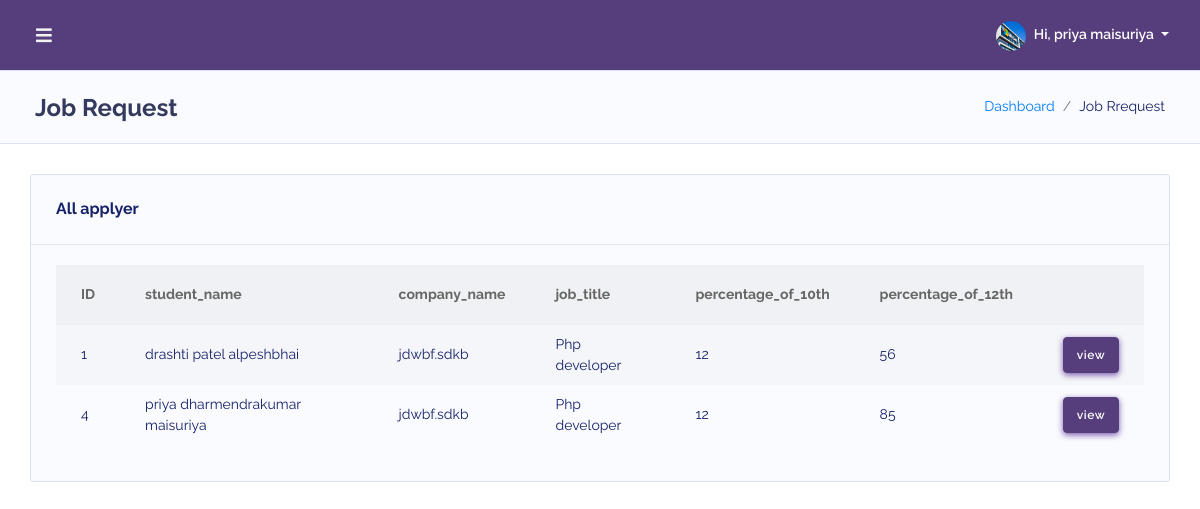
/job_request/index.php (signed in), run on the app's committed database.
### tables this page shows
CREATE TABLE `job_request` (
  `id` int(11) NOT NULL,
  `student_id` int(11) NOT NULL,
  `company_id` int(11) NOT NULL,
  `job_post_id` int(11) NOT NULL,
  `apply_date_time` datetime NOT NULL,
  `percentage_of_10th` decimal(10,0) NOT NULL,
  `number_of_trial_10th` int(11) NOT NULL,
  `percentage_of_12th` decimal(10,0) NOT NULL,
  `number_of_trial_12th` int(11) NOT NULL,
  `is_hire` tinyint(4) DEFAULT NULL,
  `reason` text DEFAULT NULL
);

CREATE TABLE `students` (
  `id` int(11) NOT NULL,
  `first_name` varchar(250) NOT NULL,
  `last_name` varchar(250) NOT NULL,
  `middle_name` varchar(250) NOT NULL,
  `gender` varchar(250) NOT NULL,
  `dob` date NOT NULL,
  `enrollement_number` varchar(250) NOT NULL,
  `backlog` tinyint(1) NOT NULL,
  `email` varchar(250) NOT NULL,
  `phone` varchar(250) NOT NULL,
  `alternate_phone` varchar(250) NOT NULL,
  `user_name` varchar(250) NOT NULL,
  `password` varchar(250) NOT NULL,
  `sgpa` float NOT NULL,
  `profile_imafe_url` varchar(250) NOT NULL,
  `address1` varchar(250) NOT NULL,
  `address2` varchar(250) NOT NULL,
  `state` varchar(250) NOT NULL,
  `city` varchar(250) NOT NULL,
  `zipcode` varchar(250) NOT NULL
);

CREATE TABLE `company` (
  `id` int(11) NOT NULL,
  `company_name` varchar(250) NOT NULL,
  `company_description` text NOT NULL,
  `email` varchar(250) NOT NULL,
  `phone` varchar(250) NOT NULL,
  `alternate_phone` varchar(250) NOT NULL,
  `user_name` varchar(250) NOT NULL,
  `password` varchar(250) NOT NULL,
  `address1` varchar(250) NOT NULL,
  `address2` varchar(250) NOT NULL,
  `state` varchar(250) NOT NULL,
  `city` varchar(250) NOT NULL,
  `zipcode` varchar(250) NOT NULL,
  `coordinator_phone` varchar(250) NOT NULL,
  `coordinator_name` varchar(250) NOT NULL,
  `coordinator_email` varchar(250) NOT NULL
);

CREATE TABLE `job_post` (
  `id` int(11) NOT NULL,
  `company_id` int(11) NOT NULL,
  `job_title` varchar(250) NOT NULL,
  `job_description` text NOT NULL,
  `minimum_percentage` decimal(10,0) NOT NULL,
  `backlog` tinyint(1) NOT NULL,
  `subject_name` varchar(250) NOT NULL,
  `branch_city` varchar(250) NOT NULL,
  `is_local_candidate_only` tinyint(1) NOT NULL,
  `job_post_date` datetime NOT NULL,
  `last_date_for_apply` datetime NOT NULL,
  `percentage_of_10th` decimal(10,0) NOT NULL,
  `percentage_of_12th` decimal(10,0) NOT NULL
);

### job_request/index.php (the view, shortened to what this page needs)
<!DOCTYPE html>
<html lang="en">
<head>
 <link rel="stylesheet" href="https://cdnjs.cloudflare.com/ajax/libs/font-awesome/5.15.4/css/all.min.css">
<link rel="stylesheet" href="../assets/modules/bootstrap/css/bootstrap.min.css">
<link rel="stylesheet" href="../assets/modules/fontawesome/css/all.min.css">
<link rel="stylesheet" href="../assets/modules/datatables/datatables.min.css">
<link rel="stylesheet" href="../assets/modules/datatables/DataTables-1.10.16/css/dataTables.bootstrap4.min.css">
<link rel="stylesheet" href="../assets/modules/datatables/Select-1.2.4/css/select.bootstrap4.min.css">
<link rel="stylesheet" href="../assets/css/style.min.css">
<link rel="stylesheet" href="../assets/css/components.min.css">
</head>
<body class="layout-4">
<div id="app">
    <div class="main-wrapper main-wrapper-1">
        <div class="navbar-bg"></div>
<?php
   require_once '../db_config.php';
               $whereQuery = "";
                $selectQuery = "SELECT `job_request`.*, `students`.`first_name`,`students`.`middle_name`,`students`.`last_name`,`company`.`company_name`,`job_post`.`job_title` FROM `job_request` INNER JOIN `students` on `students`.`id` = `job_request`.`student_id` INNER JOIN `company` on `company`.`id` = `job_request`.`company_id` INNER JOIN `job_post` on `job_post`.`id` = `job_request`.`job_post_id` ".$whereQuery;
                $result =  mysqli_query($connection, $selectQuery);
?>
    <?php include '../header.php' ?>
         <div class="main-content">
            <section class="section">
                <div class="section-header">
                    <h1>Job Request</h1>
                    <div class="section-header-breadcrumb">
                        <div class="breadcrumb-item active"><a href="#">Dashboard</a></div>
                        <div class="breadcrumb-item">Job Rrequest</div>
                    </div>
                </div>
                <div class="section-body">
                    <div class="row">
                        <div class="col-12">
                            <div class="card">
                                <div class="card-header">
                                <h4>All applyer</h4>
                                </div>
                                <div class="card-body">
                                    <div class="table-responsive">
                                        <table class="table table-striped v_center" id="jobRequestTable">
                                            <thead>
                                                <tr>
                                                    <th>ID</th>
                                                    <th>student_name</th>
                                                    <th>company_name</th>
                                                    <th>job_title</th>
                                                    <th>percentage_of_10th</th>
                                                    <th>percentage_of_12th</th>
                                                    <th></th>
                                            </tr>
                                            </thead>
                                            <tbody>
                                            <?php
                                                 while ($row = mysqli_fetch_assoc($result)) {
                                                        ?>
                                                        <tr>
                                                            <td>
                                                                <?php echo $row["id"]; ?>
                                                            </td>
                                                            <td>
                                                                <?php echo $row["first_name"]; ?>
                                                                <?php echo $row["middle_name"]; ?>
                                                                <?php echo $row["last_name"]; ?>
                                                            </td>
                                                            <td>
                                                                <?php echo $row["company_name"]; ?>
                                                            </td>
                                                            <td>
                                                                <?php echo $row["job_title"]; ?>
                                                            </td>
                                                            <td>
                                                                <?php echo $row["percentage_of_10th"]; ?>
                                                            </td>
                                                            <td>
                                                                <?php echo $row["percentage_of_12th"]; ?>
                                                            </td>
                                                            <td>
                                                                <a  class="btn btn-primary"  href="form.php?id=<?php echo $row['id']?>">view</a>
                                                            </td>
                                                        </tr>
                                                    <?php
                                                    }
                                                    ?>
                                                    </tbody>
                                            </table>
                                    </div>
                                </div>
                            </div>
                        </div>
                    </div>
                </div>
            </section>
        </div>
    </div>
</div>
</body>
</html>

### data on the page
job_request: id "1", student.first_name "drashti", student.middle_name "patel", student.last_name "alpeshbhai", company.company_name "jdwbf.sdkb", job_post.job_title "Php developer", percentage_of_10th "12", percentage_of_12th "56"
job_request: id "4", student.first_name "priya", student.middle_name "dharmendrakumar", student.last_name "maisuriya", company.company_name "jdwbf.sdkb", job_post.job_title "Php developer", percentage_of_10th "12", percentage_of_12th "85"

### other printed values
$_SESSION["user"]["first_name"] "priya"
$_SESSION["user"]["last_name"] "maisuriya"
